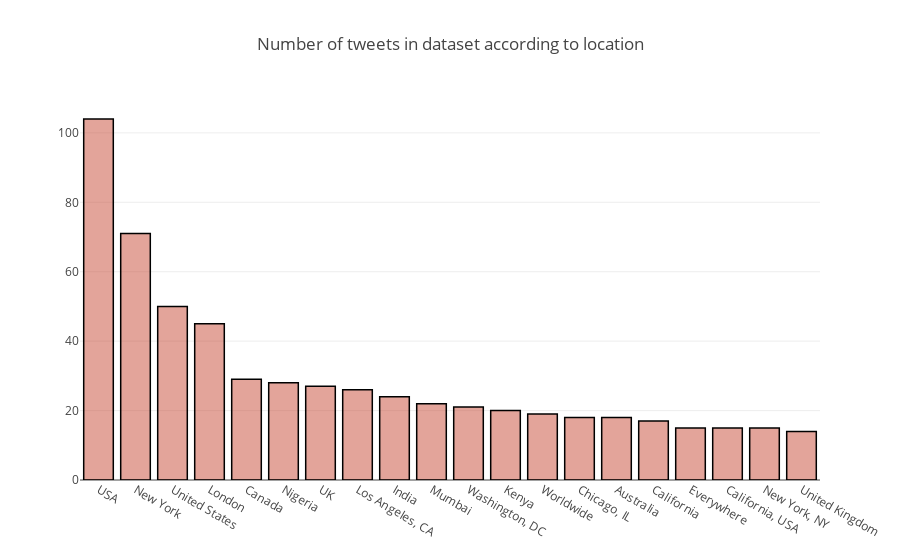

Notebook code for this chart:
### Code cell
cnt_ = train_data['location'].value_counts()
cnt_.reset_index()
cnt_ = cnt_[:20,]
trace1 = go.Bar(
                x = cnt_.index,
                y = cnt_.values,
                name = "Number of tweets in dataset according to location",
                marker = dict(color = 'rgba(200, 74, 55, 0.5)',
                             line=dict(color='rgb(0,0,0)',width=1.5)),
                )

data = [trace1]
layout = go.Layout(barmode = "group",title = 'Number of tweets in dataset according to location')
fig = go.Figure(data = data, layout = layout)
py.iplot(fig)

### Figure 1 — Plotly figure (JSON) as saved in the notebook; plotly's stock layout.template omitted (floating-point values rounded to 4 significant figures)
{"data": [{"marker": {"color": "rgba(200, 74, 55, 0.5)", "line": {"color": "rgb(0,0,0)", "width": 1.5}}, "name": "Number of tweets in dataset according to location", "type": "bar", "uid": "b4d6e685-b040-45f9-8ef4-08f4f04bcc7b", "x": ["USA", "New York", "United States", "London", "Canada", "Nigeria", "UK", "Los Angeles, CA", "India", "Mumbai", "Washington, DC", "Kenya", "Worldwide", "Chicago, IL", "Australia", "California", "Everywhere", "California, USA", "New York, NY", "United Kingdom"], "y": [104, 71, 50, 45, 29, 28, 27, 26, 24, 22, 21, 20, 19, 18, 18, 17, 15, 15, 15, 14]}], "layout": {"barmode": "group", "title": {"text": "Number of tweets in dataset according to location"}}}
